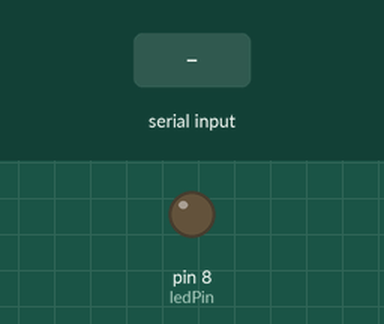
Bench run of a sketch on a simulated Arduino Uno, built with avr-gcc and run on an emulated ATmega328P. Shown: output pins drawn as LEDs (lit = HIGH). The inputs (shaded band) are chosen by the test bench.

Above: at 1.2 s.
1.3 s: "90 45\n" received over Serial
At 1.7 s:
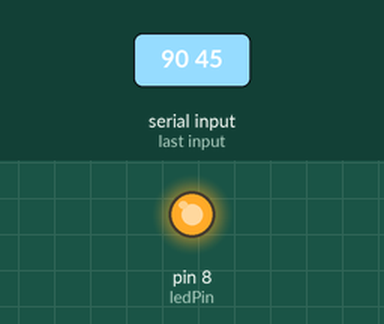
Timing chart, 0 to 10.3 s (numbered marks = the images above; inputs shaded):
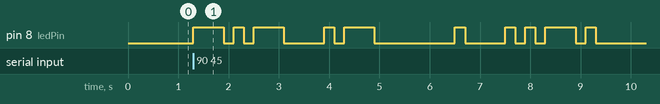

The sketch:

Morse_Code_Translator.ino
```cpp
const int dotDelay = 200;
const int ledPin = 8;

char* letters[] = {".-", "-...", "-.-.", "-..", ".", "..-.", "--.", "....", ".."   // A-I
                   ".---", "-.-", ".-..", "--", "-.", "---", ".--.", "--.-", ".-." // J-R
                   "...", "-", "..-", "...-", ".--", "-..-", "-.--", "--.."};        // S-Z

char* numbers[] = {"-----", ".----", "..---", "...--", "....-", ".....", "-....", "--...", "---..", "----."};
void setup() {
  pinMode(ledPin, OUTPUT);
  Serial.begin(9600);
}

void loop() {
  char ch;

  if(Serial.available() > 0) {
    ch = Serial.read();
    if(ch >= 'a' && ch <= 'z') {
      flashSequence(letters[ch - 'a']);
      }
     else if(ch >= 'A' && ch <= 'Z') {
      flashSequence(letters[ch - 'A']);
      }
     else if (ch >= '0' && ch <= '9') {
      flashSequence(letters[ch - '0']);
      }
     else if (ch == ' ') {
      delay(dotDelay * 4); // gap between words
      }
    }
  }


void flashSequence(char* sequence) {

  int i = 0;
  while (sequence[i] != '\0') {

    flashDotOrDash(sequence[i]);
    i++;
    }
    delay(dotDelay * 3); // gap between letters
  }


void flashDotOrDash(char dotOrDash) {

  digitalWrite(ledPin, HIGH);
  if(dotOrDash == '.') {
    delay(dotDelay);
    }
  else {                      // must be a -
    delay(dotDelay * 3);
    }
  digitalWrite(ledPin, LOW);
  delay(dotDelay); // gap between flashes
  }
```

Measured:
- after the input at 1.3 s, pin 8 (ledPin): LOW → HIGH at once, → LOW 0.60 s later, → HIGH 0.20 s later, → LOW 0.20 s later, … (20 changes in this stretch)
